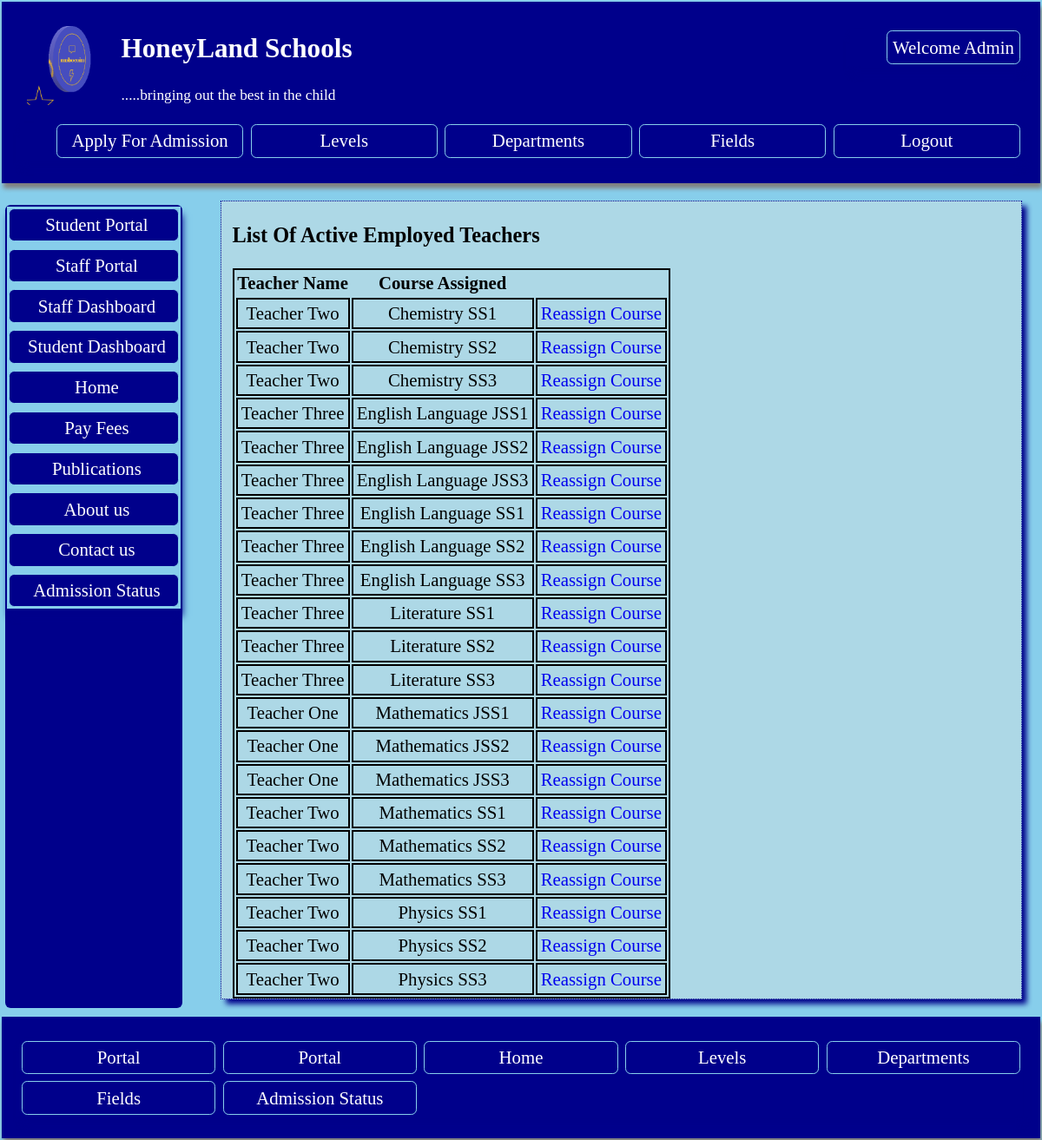
Screenshot of /portal/assignteachers/ (signed in) with the database file from the repository.
### profiles/models.py (models this page shows, shortened)
class CustomUser(AbstractUser):
    profile_pic = models.ImageField(upload_to ='media/', null = True, blank =True)
    phone = models.IntegerField( unique=True, null= True, blank = True, validators=[validate_pass])
    country = models.CharField(max_length=200,  null = True, blank=True)
    state = models.CharField(max_length=200,  null = True, blank=True)
    is_student = models.BooleanField(default=0)
    is_teacher = models.BooleanField(default=0)
    mailing_address = models.CharField(max_length=200, null = True,   blank=True)
    study_field = models.ForeignKey(Student_field, on_delete=models.CASCADE, blank=True, null=True)
    class_enrolled = models.ForeignKey(Level, on_delete=models.CASCADE,  blank=True, null=True, related_name='studentlevel')

class Logo(models.Model):
    name = models.CharField(max_length=200, null=True)
    image = models.ImageField(upload_to='media/')
    slug = models.SlugField(unique=True, null=True,  blank=True)

class Allcourses(models.Model):
    title = models.CharField(max_length=200,  null=True,  blank=True)
    field = models.ForeignKey(Student_field,  on_delete=models.CASCADE,  blank=True, null=True, related_name='field_course')
    teacher_in_charge = models.ForeignKey(CustomUser,  on_delete=models.CASCADE, blank=True, null=True, related_name='course_teacher')
    slug = models.SlugField(null=True)
    class Meta:
        ordering = ['title']

### studentportal/views.py (the view)
# urls.py: path('portal/assignteachers/', views.AssignedTeachers.as_view(), name= 'assignteachers'),
class AssignedTeachers(LoginRequiredMixin,  ListView):
    model = Allcourses
    template_name = 'teacherlist.html'
    def get_context_data(self, **kwargs):
            context = super().get_context_data(**kwargs)
            context['logo'] = Logo.objects.all()
            context['teacherlist'] = Allcourses.objects.all
            return context

### studentportal/templates/teacherlist.html (shortened to what this page needs)
{% extends 'baseportal.html' %}
{% block content   %}
{% if  request.user.is_superuser  %}
<h3> List Of Active Employed Teachers </h3>
<table>
  <tr>
    <th> Teacher Name </th>
    <th> Course Assigned </th>
</tr>
    <tr>
  {% for teacher in teacherlist  %}
  <tr>
    <td>{{teacher.teacher_in_charge.first_name}}  {{teacher.teacher_in_charge.last_name}}</td>
    <td>{{teacher.title}}</td>
    <td><a href='{% url "updateassignteacher" teacher.pk %}'>Reassign Course</a></td>
  </tr>
    {% endfor %}
  </table>
{% else %}
  <p style='color: red; font-size: 1em; text-align: center;padding: 3em;'> <b> Back off! You are not permitted to be here!! </b></p>
{% endif %}
{% endblock %}

### studentportal/templates/baseportal.html (shortened to what this page needs)
<head>
</head>
<body style ='margin: 0em; padding: 0.1em; font-size: 1.3em;  background: skyblue;'   >
    <header style= 'box-shadow: 2px 6px 5px grey;margin: 0em; padding-left: 1em; padding-right: 1em;
    padding-top: 0.5em; max-height: 190em; padding-bottom: 0.3em;
    background: darkblue; color: white;'>
    {% if   request.user.is_superuser or  request.user.is_authenticated %}
    <ul class='nav' style='float: right; list-style-type: none;' >
        <li> <a  style ='color: white; ' href = '{% url "portal" %}'> Welcome {{request.user.first_name}} </a></li>
    </ul>
{% else %}
    <ul class='nav' style='float: right; list-style-type: none;' >
        <li> <a  style ='color: white; ' href = '{% url "portalregister" %}'>  Student Register </a></li>
        </ul>
    {% endif %}
    {% for log in logo  %}
    <img style="float: left; margin: 0.4em; width: 100px; height: 100px;" src ="{{log.image.url}}"  >
{% endfor %}
<h2 style='text-align: left'><a style='color: white;' href='{% url "home" %}'>HoneyLand Schools</a></h2>
<p style='text-align: left'> <small> .....bringing out the best in the child </small></p>
<ul class='nav' style='list-style-type: none; display: grid; grid-gap: 0.2em; grid-template-columns: repeat(auto-fill, minmax(200px, 2fr));'>
    <li><a  style ='color: white; ' href ='{% url "apply" %}'> Apply For Admission </a></li>
    <li> <a href ='{% url "levels" %}'> Levels </a> </li>
    <li> <a href ='{% url "departments" %}'> Departments </a> </li>
    <li><a href ='{% url "fields" %}'> Fields </a></li>
    {% if   request.user.is_superuser or  request.user.is_authenticated %}
     <li><a  style ='color: white; ' href ='{% url "portallogout" %}'> Logout </a></li>
     {% endif %}
     </ul>
    </header>
<div class ='cover'>
    <nav class='navigation'>
        <ul class ='aside' style =' padding:0;  list-style-type: none;'>
            {% if request.user.is_student or request.user.is_superuser %}
        <li><a href ='{% url "portal" %}'> Student Portal </a></li>
        {% endif %}
        {% if request.user.is_teacher or request.user.is_superuser %}
        <li><a href ='{% url "portal" %}'> Staff Portal </a></li>
        {% endif %}
        {% if request.user.is_teacher or request.user.is_superuser %}
        <li><a href ='{% url "staffdashboard" %}'> Staff Dashboard </a></li>
        {% endif %}
{% if request.user.is_student or request.user.is_superuser %}
        <li><a href ='{% url "studentdashboardlink" %}'> Student Dashboard </a></li>
        {% endif %}
        <li><a href ='{% url "home" %}'> Home </a></li>
        <li><a href ='{% url "payment" %}'> Pay Fees </a></li>
        <li><a href ='{% url "publist" %}'> Publications </a></li>
        <li> <a href ='{% url "home" %}'> About us </a> </li>
        <li> <a href ='{% url "staffs" %}'> Contact us </a> </li>
        <li><a  style ='color: white; ' href ='{% url "admissionstat" %}'> Admission Status </a></li>
    </nav>
<section style='padding-right: 0.5em'>
{% block content %}
{% endblock %}
</section>
</div>
<footer style= 'max-height: 18em; padding-bottom: 0.2em; max-height: 18em;
 box-shadow: 2px 6px 5px grey; margin: 0em; padding-left: 1em; padding-right: 1em; padding-top: 0.2em;
    background: darkblue; color: white;'>
    <nav>
        <ul class ='nav' style =' padding:0; list-style-type: none; display: grid; grid-gap: 0.2em; grid-template-columns: repeat(auto-fill, minmax(200px, 2fr));'>
            {% if request.user.is_student or request.user.is_superuser  %}
            <li><a href ='{% url "studentdashboardlink" %}'>  Portal </a></li>
            {% endif %}
    {% if request.user.is_teacher or request.user.is_superuser%}
            <li><a href ='{% url "staffdashboard" %}'>  Portal </a></li>
            {% endif %}
            <li><a href ='{% url "home" %}'> Home </a></li>
            <li> <a href ='{% url "levels" %}'> Levels </a> </li>
            <li> <a href ='{% url "departments" %}'> Departments </a> </li>
            <li><a href ='{% url "fields" %}'> Fields </a></li>
            <li><a  style ='color: white; ' href ='{% url "admissionstat" %}'> Admission Status </a></li>
        </ul>
    </nav>
</footer>
</body>

### rows the page displays
CustomUser: user.first_name "Admin"
Logo: image (picture)
Allcourses: teacher_in_charge.first_name "Teacher", teacher_in_charge.last_name "Two", title "Chemistry SS1"
Allcourses: teacher_in_charge.first_name "Teacher", teacher_in_charge.last_name "Two", title "Chemistry SS2"
Allcourses: teacher_in_charge.first_name "Teacher", teacher_in_charge.last_name "Two", title "Chemistry SS3"
Allcourses: teacher_in_charge.first_name "Teacher", teacher_in_charge.last_name "Three", title "English Language JSS1"
Allcourses: teacher_in_charge.first_name "Teacher", teacher_in_charge.last_name "Three", title "English Language JSS2"
Allcourses: teacher_in_charge.first_name "Teacher", teacher_in_charge.last_name "Three", title "English Language JSS3"
Allcourses: teacher_in_charge.first_name "Teacher", teacher_in_charge.last_name "Three", title "English Language SS1"
Allcourses: teacher_in_charge.first_name "Teacher", teacher_in_charge.last_name "Three", title "English Language SS2"
Allcourses: teacher_in_charge.first_name "Teacher", teacher_in_charge.last_name "Three", title "English Language SS3"
Allcourses: teacher_in_charge.first_name "Teacher", teacher_in_charge.last_name "Three", title "Literature SS1"
Allcourses: teacher_in_charge.first_name "Teacher", teacher_in_charge.last_name "Three", title "Literature SS2"
Allcourses: teacher_in_charge.first_name "Teacher", teacher_in_charge.last_name "Three", title "Literature SS3"
Allcourses: teacher_in_charge.first_name "Teacher", teacher_in_charge.last_name "One", title "Mathematics JSS1"
Allcourses: teacher_in_charge.first_name "Teacher", teacher_in_charge.last_name "One", title "Mathematics JSS2"
Allcourses: teacher_in_charge.first_name "Teacher", teacher_in_charge.last_name "One", title "Mathematics JSS3"
Allcourses: teacher_in_charge.first_name "Teacher", teacher_in_charge.last_name "Two", title "Mathematics SS1"
Allcourses: teacher_in_charge.first_name "Teacher", teacher_in_charge.last_name "Two", title "Mathematics SS2"
Allcourses: teacher_in_charge.first_name "Teacher", teacher_in_charge.last_name "Two", title "Mathematics SS3"
Allcourses: teacher_in_charge.first_name "Teacher", teacher_in_charge.last_name "Two", title "Physics SS1"
Allcourses: teacher_in_charge.first_name "Teacher", teacher_in_charge.last_name "Two", title "Physics SS2"
Allcourses: teacher_in_charge.first_name "Teacher", teacher_in_charge.last_name "Two", title "Physics SS3"
